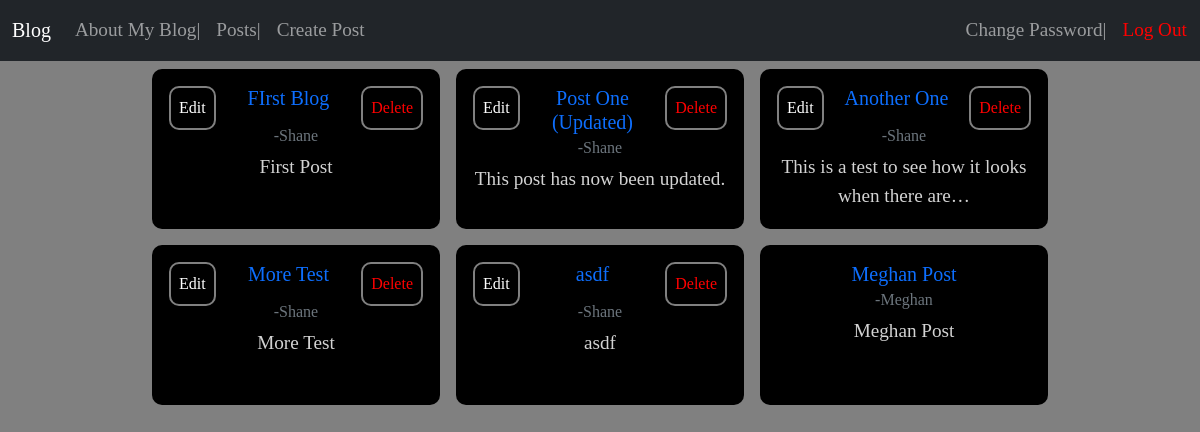
Before: /posts/ (signed in) with the older database file.
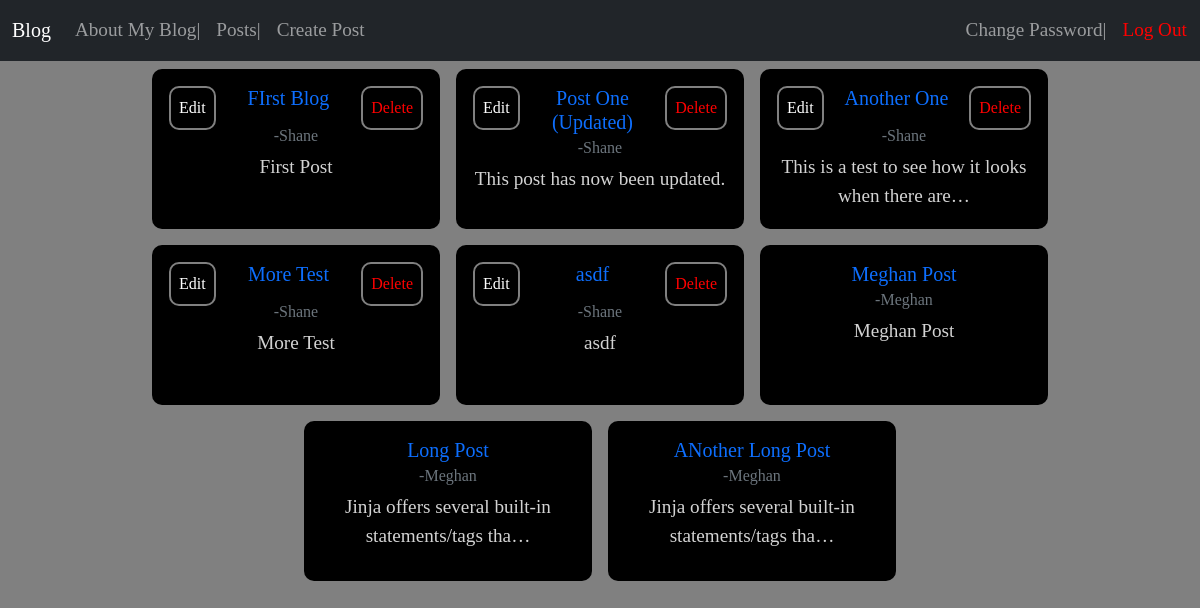
After: the same page with the newer database file.
### blog/models.py (models this page shows, shortened)
class Post(models.Model):
    title=models.CharField(max_length=200)
    body=models.TextField()
    author=models.ForeignKey(
        'auth.User',
        on_delete=models.CASCADE
    )

### blog/views.py (the view)
# urls.py: path('posts/',PostListView.as_view(), name='post_list'),
class PostListView(LoginRequiredMixin, ListView):
    model=Post
    template_name="post_list.html"

### templates/post_list.html (shortened to what this page needs)
{% extends 'base.html' %}
{% block content %}
    <div class="post-list">
        {% for post in post_list %}
        <div class="card" style="width: 18rem;">
            <div class="card-body">
                <div class="post-list-buttons">
                    {% if post.author == user %}
                        <a href="{% url 'post_edit' post.id %}" class="card-link">Edit</a>
                    {% endif %}
                    <h5 class="card-title" style="text-align: center; "><a href="{% url 'post_detail' post.id %}">{{post.title}}</a></h5>
                    {% if post.author == user  %}
                        <a href="{% url 'post_delete' post.id %}" class="card-link" style="color: red;">Delete</a>
                    {% endif %}
                </div>
                <h6 class="card-subtitle mb-2 text-muted author">-{{post.author}}</h6>
                <p class="card-text">{{post.body|truncatechars:50}}</p>
            </div>
        </div>
    {% endfor %}
    </div>
{% endblock content %}

Changed rows visible on the page:
added Post: title "Long Post", author "Meghan", body "Jinja offers several built-in statements/tags tha…"
added Post: title "ANother Long Post", author "Meghan", body "Jinja offers several built-in statements/tags tha…"
